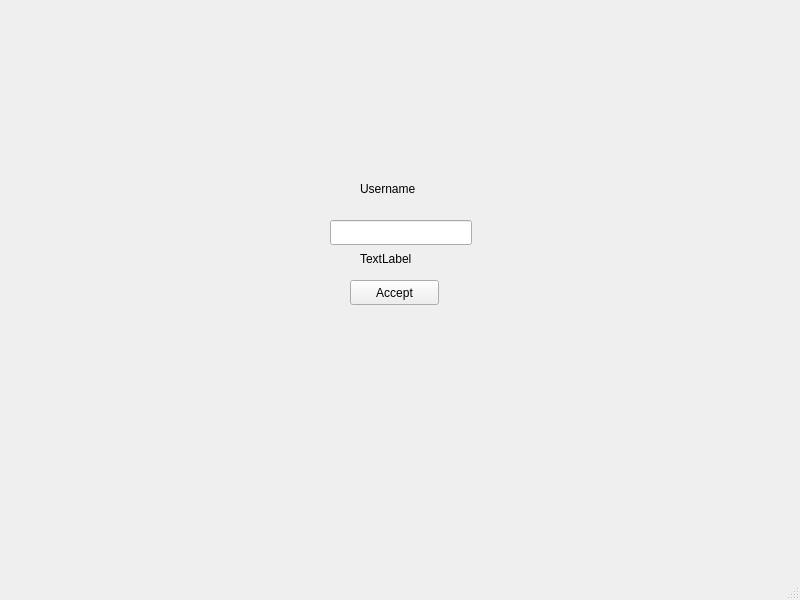
<?xml version="1.0" encoding="UTF-8"?>
<ui version="4.0">
 <class>RegistrationScreen</class>
 <widget class="QMainWindow" name="RegistrationScreen">
  <property name="geometry">
   <rect>
    <x>0</x>
    <y>0</y>
    <width>800</width>
    <height>600</height>
   </rect>
  </property>
  <property name="windowTitle">
   <string>MainWindow</string>
  </property>
  <widget class="QWidget" name="centralwidget">
   <widget class="QLineEdit" name="usernameLineEdit">
    <property name="geometry">
     <rect>
      <x>330</x>
      <y>220</y>
      <width>142</width>
      <height>25</height>
     </rect>
    </property>
   </widget>
   <widget class="QLabel" name="label">
    <property name="geometry">
     <rect>
      <x>360</x>
      <y>180</y>
      <width>71</width>
      <height>17</height>
     </rect>
    </property>
    <property name="text">
     <string>Username</string>
    </property>
   </widget>
   <widget class="QLabel" name="statusLabel">
    <property name="geometry">
     <rect>
      <x>360</x>
      <y>250</y>
      <width>67</width>
      <height>17</height>
     </rect>
    </property>
    <property name="text">
     <string>TextLabel</string>
    </property>
   </widget>
   <widget class="QPushButton" name="acceptButton">
    <property name="geometry">
     <rect>
      <x>350</x>
      <y>280</y>
      <width>89</width>
      <height>25</height>
     </rect>
    </property>
    <property name="text">
     <string>Accept</string>
    </property>
   </widget>
  </widget>
  <widget class="QMenuBar" name="menubar">
   <property name="geometry">
    <rect>
     <x>0</x>
     <y>0</y>
     <width>800</width>
     <height>22</height>
    </rect>
   </property>
  </widget>
  <widget class="QStatusBar" name="statusbar"/>
 </widget>
 <resources/>
 <connections/>
</ui>
